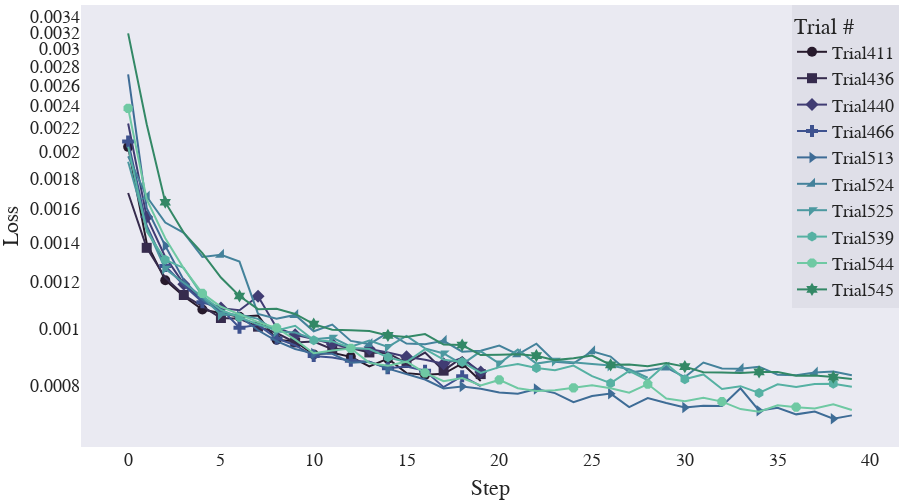

Notebook source saved alongside this figure:
### Code cell
imp.reload(cplot)
scope = PlotlyScope()
iceice=px.colors.sequential.deep_r.copy()
iceice[-3]="#338866"
print(iceice)
fig=cplot.get_intermediate_plot(study,topx=10,num_trials_threshold=50,color_scale=iceice)


fig.update_layout(
    autosize=False,title_text='Loss Per Training Step', title=None, title_x=0.5, title_y=0.98, yaxis_type="log",
    template="seaborn",
width=900,height=500,
    font_family="Times New Roman",
    font_size=18,
    title_font_family="Times New Roman",
    title_font_size=30,
    margin=dict(l=0, t=5,r=1,  b=1),
    legend_title_text="Trial #",
                  legend=dict(
                      bgcolor='rgba(220,220,230,0.8)',
                  orientation="v",
                yanchor="top",
                y=1,
                xanchor="right",x=1)
    )
fig.update_xaxes(showgrid=False,zeroline=False,)
fig.update_yaxes(showgrid=False,zeroline=False,title_text="Loss")

with open("loss_per_training.pdf", "wb") as f:
    f.write(scope.transform(fig, format="pdf",    width=1000,height=500,))
fig
